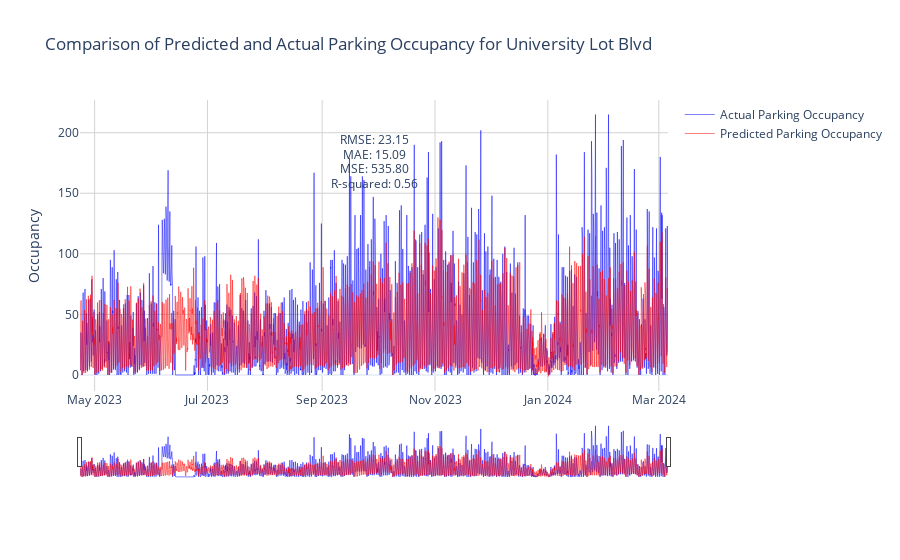

Write notebook code for a chart like this one.
### Code cell
import plotly.graph_objects as go


# Create a new figure
fig = go.Figure()


# Add trace for the actual values
fig.add_trace(go.Scatter(x=testing_actual_vs_pred_df.index, y=testing_actual_vs_pred_df['Actual'],
                         name='Actual Parking Occupancy',
                         line=dict(color='blue', width=0.5),
                         hovertemplate='<b>Date</b>: %{x|%m-%d-%Y}<br>' +
                                       '<b>Actual Occupancy</b>: %{y}<br>' +
                                       '<b>Day of Week</b>: %{x| %A}<extra></extra>'))


# Add trace for the predicted values
fig.add_trace(go.Scatter(x=testing_actual_vs_pred_df.index, y=testing_actual_vs_pred_df['Predicted'],
                         name='Predicted Parking Occupancy',
                         line=dict(color='red', width=0.5),
                         hovertemplate='<b>Date</b>: %{x|%m-%d-%Y}<br>' +
                                       '<b>Predicted Occupancy</b>: %{y}<br>' +
                                       '<b>Day of Week</b>: %{x| %A}<extra></extra>'))


# Update layout
fig.update_layout(
    title=f'Comparison of Predicted and Actual Parking Occupancy for {parking_lot_to_predict}',
    xaxis=dict(
        rangeslider=dict(visible=True),
        type='date'
    ),
    yaxis_title='Occupancy',
    template='plotly_white',
    annotations=[
        dict(xref='paper', yref='paper', x=0.5, y=0.9,
             text=f'RMSE: {rmse:.2f}', showarrow=False),
        dict(xref='paper', yref='paper', x=0.5, y=0.85,
             text=f'MAE: {mae:.2f}', showarrow=False),
        dict(xref='paper', yref='paper', x=0.5, y=0.8,
             text=f'MSE: {mse:.2f}', showarrow=False),
        dict(xref='paper', yref='paper', x=0.5, y=0.75,
             text=f'R-squared: {r2:.2f}', showarrow=False)
    ]
)

# Update axes appearance
fig.update_xaxes(showgrid=True, gridwidth=1, gridcolor='lightgrey')
fig.update_yaxes(showgrid=True, gridwidth=1, gridcolor='lightgrey')

# Show the plot
fig.show()

### Figure 1 — Plotly figure (JSON) as saved in the notebook; plotly's stock layout.template omitted (floating-point values rounded to 4 significant figures; data arrays with more than 128 entries replaced by an {"elided": "..."} marker saying what was removed)
{"data": [{"hovertemplate": "<b>Date</b>: %{x|%m-%d-%Y}<br><b>Actual Occupancy</b>: %{y}<br><b>Day of Week</b>: %{x| %A}<extra></extra>", "line": {"color": "blue", "width": 0.5}, "name": "Actual Parking Occupancy", "type": "scatter", "x": {"elided": "9201 str values"}, "y": {"elided": "9201 int values"}}, {"hovertemplate": "<b>Date</b>: %{x|%m-%d-%Y}<br><b>Predicted Occupancy</b>: %{y}<br><b>Day of Week</b>: %{x| %A}<extra></extra>", "line": {"color": "red", "width": 0.5}, "name": "Predicted Parking Occupancy", "type": "scatter", "x": {"elided": "9201 str values"}, "y": {"elided": "9201 float values"}}], "layout": {"annotations": [{"showarrow": false, "text": "RMSE: 23.15", "x": 0.5, "xref": "paper", "y": 0.9, "yref": "paper"}, {"showarrow": false, "text": "MAE: 15.09", "x": 0.5, "xref": "paper", "y": 0.85, "yref": "paper"}, {"showarrow": false, "text": "MSE: 535.80", "x": 0.5, "xref": "paper", "y": 0.8, "yref": "paper"}, {"showarrow": false, "text": "R-squared: 0.56", "x": 0.5, "xref": "paper", "y": 0.75, "yref": "paper"}], "title": {"text": "Comparison of Predicted and Actual Parking Occupancy for University Lot Blvd"}, "xaxis": {"gridcolor": "lightgrey", "gridwidth": 1, "rangeslider": {"visible": true}, "showgrid": true, "type": "date"}, "yaxis": {"gridcolor": "lightgrey", "gridwidth": 1, "showgrid": true, "title": {"text": "Occupancy"}}}}
